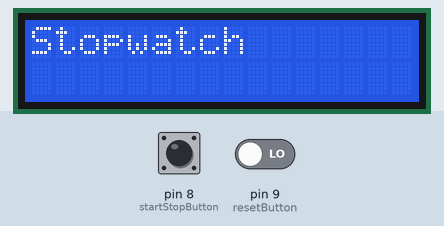
This sketch was run on a simulated Arduino Uno, built with avr-gcc and run on an emulated ATmega328P. On the bench: 16×2 character LCD. The test bench sets the inputs (shaded band); at power-on: pin 8 (startStopButton) LOW, pin 9 (resetButton) LOW.

Above: at 3.2 s.
3.3 s: pin 8 (startStopButton) pulled HIGH for 0.15 s
At 6.2 s:
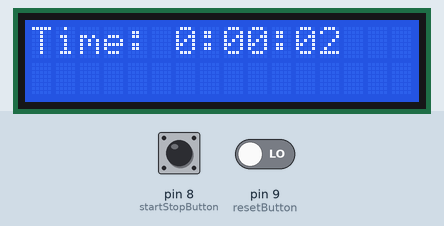
6.4 s: pin 8 (startStopButton) driven HIGH and pin 9 (resetButton) driven HIGH
At 7.7 s:
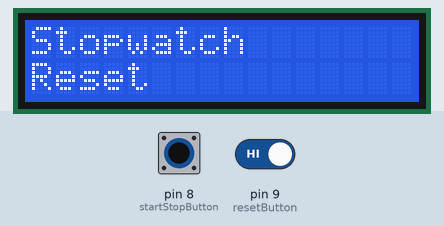
At 9.0 s:
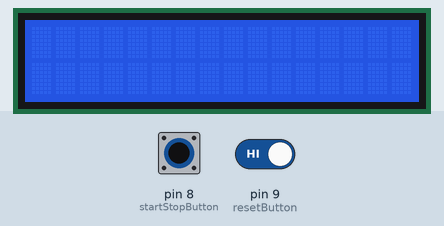
9.4 s: pin 8 (startStopButton) driven LOW
11.1 s: pin 9 (resetButton) driven LOW
13.1 s: pin 9 (resetButton) driven HIGH
Timing chart, 0 to 16.1 s (numbered marks = the images above; inputs shaded):
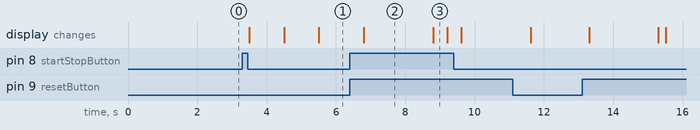

Measured:
- after the input at 3.3 s, the display: first changes after 0.20 s (image 1 shows a later state)
- after the input at 6.4 s, the display: changes after 0.41 s (image 2)
- what the display in image 2 shows lasts 2.0 s, from 6.8 s to 8.8 s
- what the display in image 3 shows lasts 0.4 s, from 8.8 s to 9.2 s

The sketch:

Digital_stopwatch.ino
```cpp
#include <LiquidCrystal.h>

// Initialize the LCD library with the pins connected to the LCD
LiquidCrystal lcd(12, 11, 5, 4, 3, 2);

// Pin definitions
const int startStopButton = 8; // Button to start/stop the stopwatch
const int resetButton = 9;      // Button to reset the stopwatch

// Variables for stopwatch functionality
unsigned long startTime = 0;    // Variable to store the start time
unsigned long elapsedTime = 0;   // Variable to store elapsed time
bool running = false;            // State of the stopwatch

void setup() {
  // Initialize the LCD
  lcd.begin(16, 2);
  pinMode(startStopButton, INPUT);
  pinMode(resetButton, INPUT);

  // Display initial message
  lcd.print("Stopwatch");
  delay(2000);
}

void loop() {
  // Check if the start/stop button is pressed
  if (digitalRead(startStopButton) == HIGH) {
    delay(200); // Debounce delay
    if (running) {
      // Stop the stopwatch
      elapsedTime += millis() - startTime;
      running = false;
    } else {
      // Start the stopwatch
      startTime = millis();
      running = true;
    }
  }

  // Check if the reset button is pressed
  if (digitalRead(resetButton) == HIGH) {
    delay(200); // Debounce delay
    elapsedTime = 0; // Reset elapsed time
    if (!running) {
      lcd.clear();
      lcd.print("Stopwatch");
      lcd.setCursor(0, 1);
      lcd.print("Reset");
      delay(2000);
      lcd.clear();
    }
  }

  // Display the elapsed time
  if (running) {
    unsigned long currentTime = millis();
    unsigned long displayTime = elapsedTime + (currentTime - startTime);

    int seconds = (displayTime / 1000) % 60;
    int minutes = (displayTime / (1000 * 60)) % 60;
    int hours = (displayTime / (1000 * 3600));

    lcd.setCursor(0, 0);
    lcd.print("Time: ");
    lcd.print(hours);
    lcd.print(":");
    lcd.print(minutes < 10 ? "0" : ""); // Leading zero
    lcd.print(minutes);
    lcd.print(":");
    lcd.print(seconds < 10 ? "0" : ""); // Leading zero
    lcd.print(seconds);
  }
}
```
